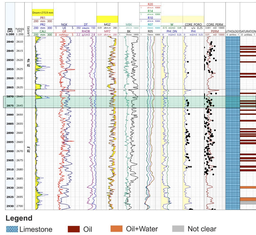
#> input picture GeoVision_dataset/wells_2 _dots.png, 256 x 235 px, shrunk from 1203 x 1104 before the run
$ python -i analysis.py   (imports and definitions only)
#> lines starting #> are read from the running program, lines starting #| are printed output that depends on the picture
#> further down, picture is the input picture: shape (235, 256, 3); mean B, G, R 228, 229.3, 227.6
import os.path

from tools import convert_pdf_to_jpeg, convert_tiff_to_jpeg, convert_png_to_jpeg

import cv2
from scipy.ndimage import rotate as rotate_image

import numpy as np
import matplotlib.pyplot as plt


# [9 lines left out: function conversion_to_jpeg, not called in this run]


def find_intersections(lines, img_shape):
    """ Finds the intersections of horizontal and vertical lines. """

    # [13 lines left out: function line_intersection, not called in this run]

    horizontal_lines = [line for line in lines if abs(np.sin(line[0][1])) > 0.5]
    vertical_lines = [line for line in lines if abs(np.cos(line[0][1])) > 0.5]

    intersections = []
    for hline in horizontal_lines:
        for vline in vertical_lines:
            point = line_intersection(hline[0], vline[0])
            if point is not None and 0 <= point[0] < img_shape[1] and 0 <= point[1] < img_shape[0]:
                intersections.append(point)
    return intersections


def crop_image_by_segmentation(image):
    # Load the image
    # image = cv2.imread('your_image.jpg')

    # Convert the image to grayscale
    gray_image = cv2.cvtColor(image, cv2.COLOR_BGR2GRAY)
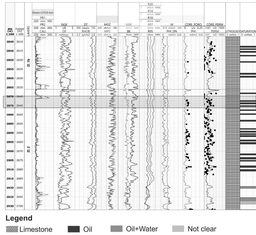
#> gray_image: shape (235, 256); min 0, max 255, mean 228.7

    # Detect edges using the Canny edge detector
    edges = cv2.Canny(gray_image, 50, 150, apertureSize=3)
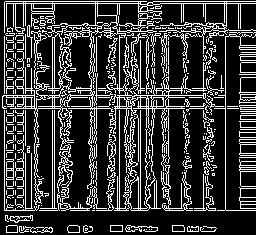
#> edges: shape (235, 256); 21.7% white in thin lines or dots

    # Detect lines using the Hough Line Transform
    lines = cv2.HoughLines(edges, 1, np.pi / 180, 200)
#> lines = [[1, 1.57], [3, 1.57], [108, 1.57], [210, 1.57]]

    # Find intersections of the lines
    intersections = find_intersections(lines, image.shape)
#> in find_intersections, `horizontal_lines = [line for line in lines if abs(np.sin(line[0][1])) ..`: horizontal_lines = [[[1, 1.57]], [[3, 1.57]], [[108, 1.57]], [[210, 1.57]]]
#> in find_intersections, `vertical_lines = [line for line in lines if abs(np.cos(line[0][1])) > ..`: vertical_lines = []
#> the loop in find_intersections, `for hline in horizontal_lines:` made 4 passes
#> intersections = []

    # Sort intersections by their coordinates
    intersections = sorted(intersections, key=lambda x: (x[1], x[0]))

    # Assuming intersections are found, and there are enough to form regions
    if len(intersections) < 4:
        print("Not enough intersections found to form zones.")
    else:
        # Crop and save each zone
        for i in range(len(intersections) - 1):
            for j in range(len(intersections) - 1):
                top_left = intersections[i]
                bottom_right = intersections[i + 1]
                crop_img = image[top_left[1]:bottom_right[1], top_left[0]:bottom_right[0]]
                cv2.imwrite(f'crop_{i}_{j}.jpg', crop_img)

    # Optionally, display the images
    cv2.imshow('Original Image', image)
    cv2.imshow('Edges', edges)
    cv2.waitKey(0)
    cv2.destroyAllWindows()


# [137 lines left out: functions extraire_different_colors, detect_long_horizontal_line, crop_image, main, not called in this run]

    # [7 lines of commented-out code are left out]

>>> import cv2
>>> picture = cv2.imread('../GeoVision_dataset/wells_2 _dots.png')
>>> result = crop_image_by_segmentation(picture)
